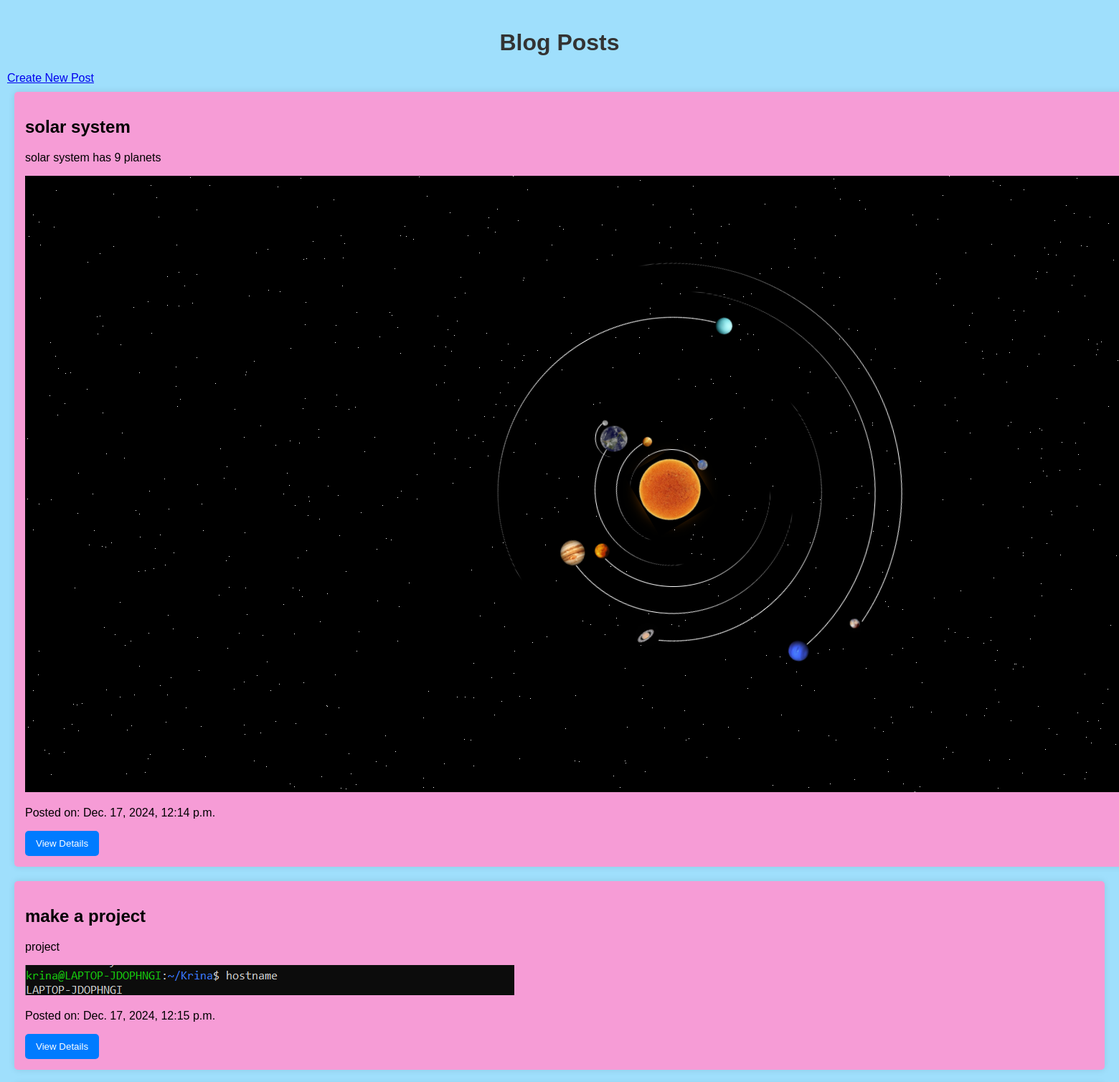
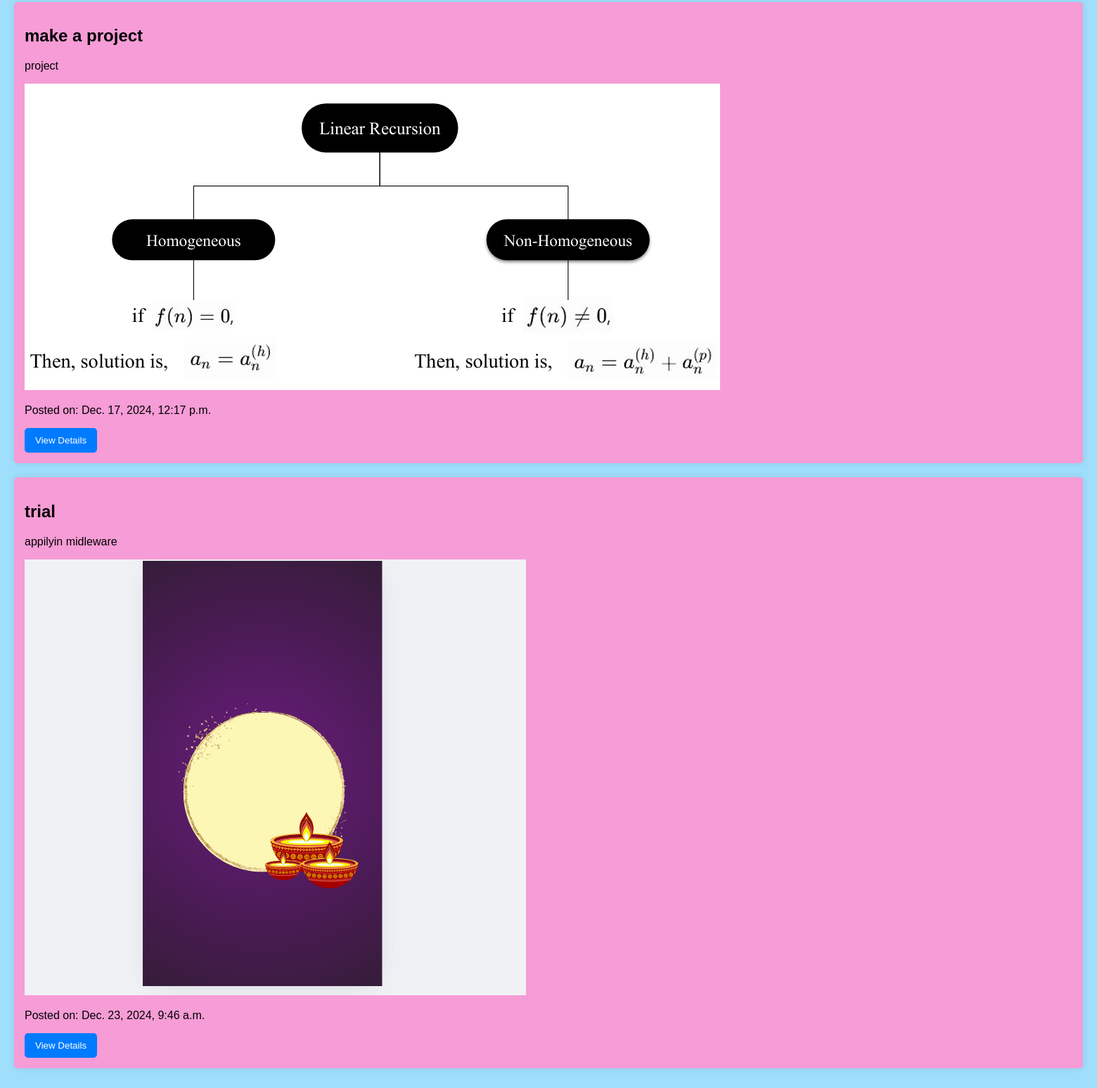
The page / on the database its author committed (2 pictures, top to bottom).
### blog/models.py (models this page shows, shortened)
class Post(models.Model):
    title = models.CharField(max_length=200)
    content = models.TextField()
    image = models.ImageField(upload_to='uploads/', blank=True, null=True)
    created_at = models.DateTimeField(auto_now_add=True, db_index=True)

### blog/views.py (the view)
# urls.py: path('', post_list, name='post_list'),
@cache_page(60 * 15)  # Cache for 15 minutes
def post_list(request):
    posts = Post.objects.prefetch_related('comments').all()  # Use prefetch_related for comments
    return render(request, 'blog/post_list.html', {'posts': posts})

### blog/templates/blog/post_list.html (shortened to what this page needs)
<!DOCTYPE html>
<html lang="en">
<head>
    {% load static %}
    <link rel="stylesheet" href="{% static 'css/styles.css' %}">
</head>
<body>
    <h1>Blog Posts</h1>
    {% load cache %}
    {% cache 600 post_list %}
    <div class="post-container">
    <a href="{% url 'post_create' %}">Create New Post</a>
    {% for post in posts %}
    <div class="post">
        <h2>{{ post.title }}</h2>
        <p>{{ post.content }}</p>
        {% if post.image %}
        <img src="{{ post.image.url }}" alt="Post Image">
        {% endif %}
        <p>Posted on: {{ post.created_at }}</p>
        <a href="{% url 'post_detail' post.id %}">
            <button>View Details</button>
        </a>
    </div>
    {% endfor %}
    </div>
    {% endcache %}
</body>
</html>

### static/css/styles.css (style rules this page uses)
body { font-family: Arial, sans-serif; background-color: #9fdffc; margin: 0; padding: 20px; }
h1 { color: #333; text-align: center; }
.post-container { display: flex; flex-wrap: wrap; justify-content: space-between; margin: 0 -10px; }
.post { background: #f69cd6; margin: 10px; padding: 15px; border-radius: 5px; box-shadow: 0 0 10px rgba(0, 0, 0, 0.1); flex: 1 1 calc(30% - 20px); box-sizing: border-box; }
button { background-color: #007BFF; color: white; border: none; padding: 10px 15px; border-radius: 5px; cursor: pointer; }

### rows shown on the page
Post: title "solar system", content "solar system has 9 planets", image (picture), created_at "Dec. 17, 2024, 12:14 p.m."
Post: title "make a project", content "project", image (picture), created_at "Dec. 17, 2024, 12:15 p.m."
Post: title "make a project", content "project", image (picture), created_at "Dec. 17, 2024, 12:17 p.m."
Post: title "trial", content "appilyin midleware", image (picture), created_at "Dec. 23, 2024, 9:46 a.m."
